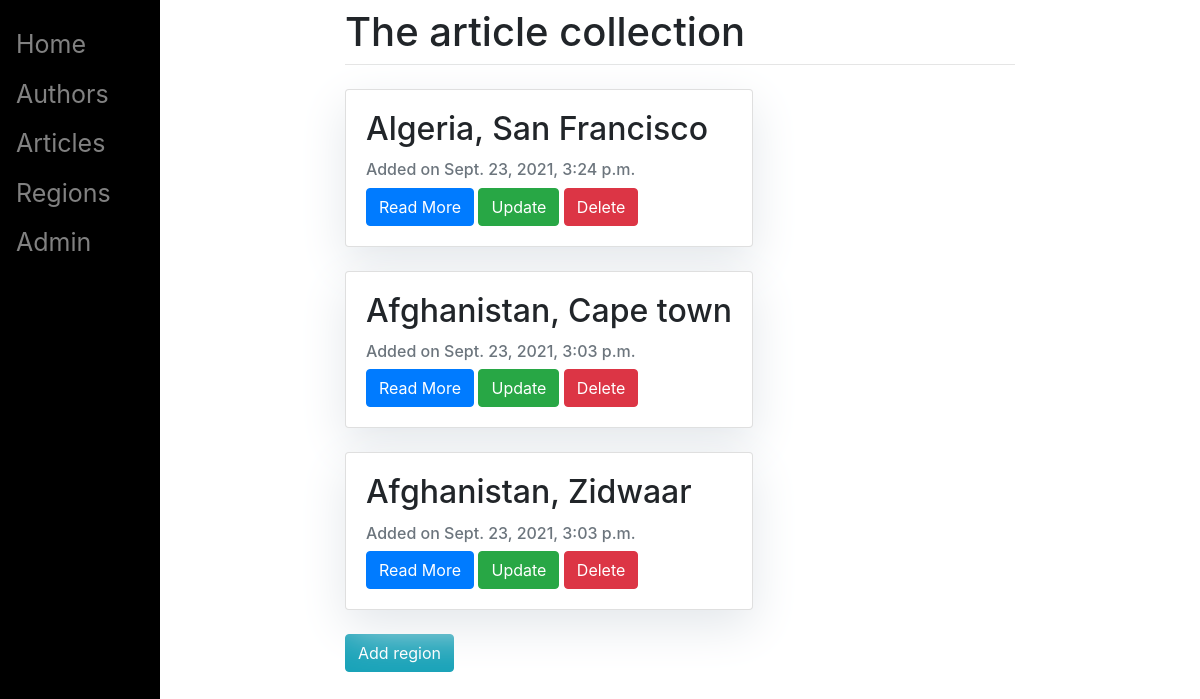
Before: /regions/ with the older database file.
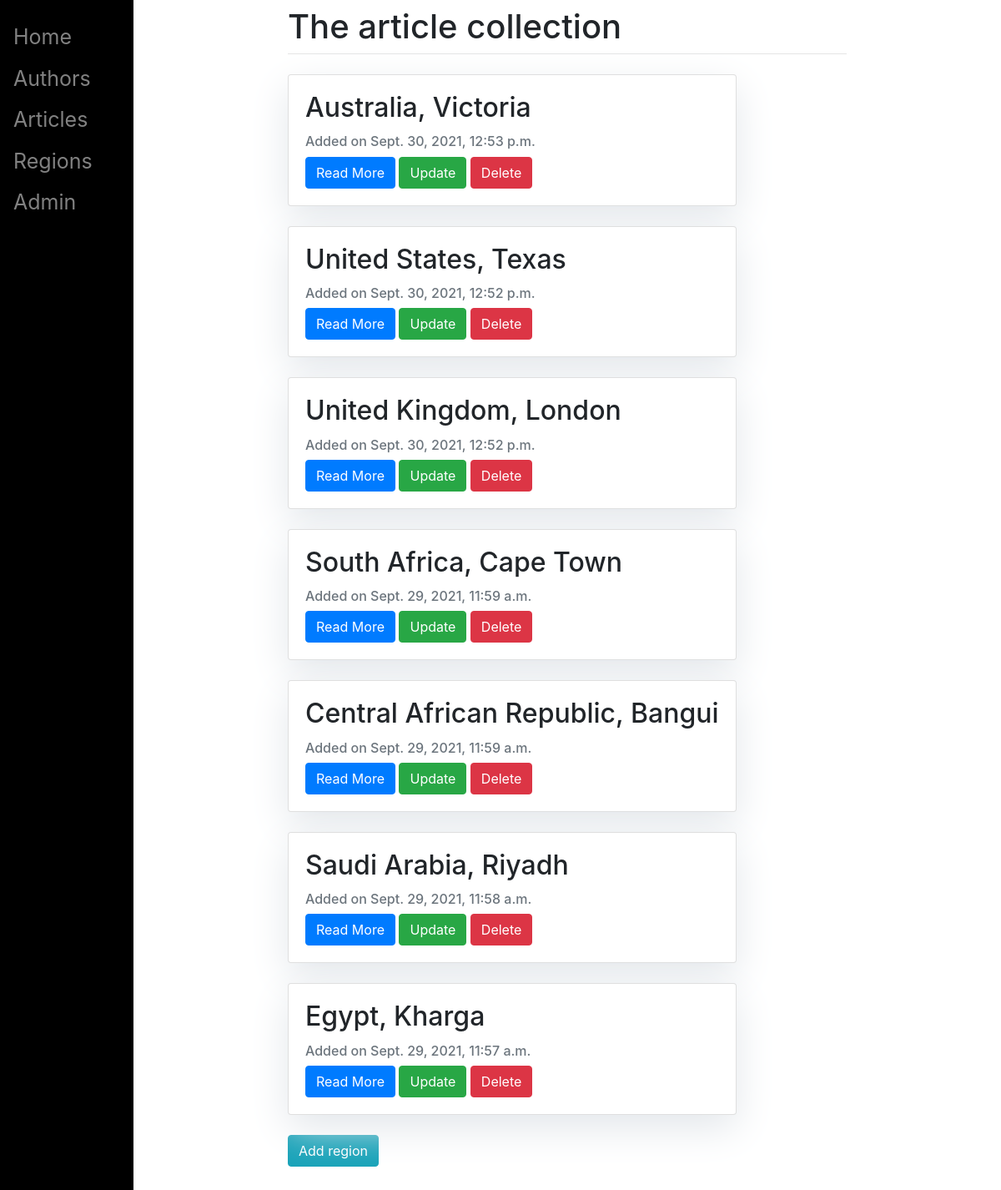
After: the same page with the newer database file.
### playground/models.py (models this page shows, shortened)
class Region(models.Model):
    country_options = sorted([(country.name,country.name) for country in countries])
    country = models.CharField(max_length= 200, choices = country_options)
    town = models.CharField(max_length=100)
    added = models.DateTimeField(auto_now_add = True)
    slug = models.SlugField(unique = True, null = False, blank = True)
    class Meta:
        ordering = ['-added']

### playground/views.py (the view)
# urls.py: path('regions/', views.RegionList.as_view(), name = "regions"),
class RegionList(generic.ListView):
    queryset = Region.objects.order_by('-added')
    template_name = 'region/region_list.html'

### playground/templates/region/region_list.html
{% extends "base.html" %}
{% block content %}
<div class="container">
    <div class = "row">
        <div class = "mt-0 mb-4">
            {% for region in region_list %}
                <div class = "card mt-0 mb-4">
                    <div class = "card-body">
                        <h2 class = "card-title">{{ region.country }}, {{ region.town }}</h2>
                        <p class="card-text text-muted h6">Added on {{ region.added }}</p>
                        <a href="{% url 'region_detail' region.slug  %}" class="btn btn-primary">Read More</a>
                        <a href = "{% url 'region_update' region.slug %}", name = "update", class = "btn btn-success">Update</a>
                        <a href = "{% url 'region_delete' region.slug %}", name = "delete", class = "btn btn-danger">Delete</a>
                    </div>
                </div>
            {% endfor %}
            <div class="mt-0 mb-4">
                <a href = "{% url 'region_create' %}", name = "create", class="btn btn-info">Add region</a>
            </div>
        </div>
    </div>
</div>
{% endblock %}

### playground/templates/base.html (shortened to what this page needs)
<!DOCTYPE html>
<html>
    <head>
        <link rel="stylesheet" href="https://stackpath.bootstrapcdn.com/bootstrap/4.3.1/css/bootstrap.min.css">
    </head>
    <body>
        <div class="sidenav" >
            <a href = "/home">Home</a>
            <a href = "/authors">Authors</a>
            <a href = "/articles">Articles</a>
            <a href = "/regions">Regions</a>
            <a href = "/admin">Admin</a>
        </div>
        <div id="content", name = "content", class = "playground">
            <div class="row justify-content-center">
                <div class = "col-8">
                    <h1 class = "mt-2 justify-content-center">The article collection</h1>
                    <hr class = "mt-0 mb-4">
                    {% block content %}{% endblock %}
                </div>
            </div>
        </div>
    </body>
</html>

### playground/templates/base.html (style rules this page uses)
.sidenav { height:100%; width:160px; position: fixed; z-index: 1; top:0; left:0; background-color:black; overflow-x: hidden; padding-top:20px; }
.sidenav a { padding: 6px 8px 6px 16px; text-decoration: none; font-size: 25px; color : #818181; display: block; }
.playground { margin-left: 160px; padding: 0px 10px; }
body { font-family: "Roboto", sans-serif; font-size: 18px; background-color: #fdfdfd; }
.card { box-shadow: 0 16px 48px #E3E7EB; }

Changed rows visible on the page:
removed Region: country "Algeria", town "San Francisco", added "Sept. 23, 2021, 3:24 p.m."
removed Region: country "Afghanistan", town "Cape town", added "Sept. 23, 2021, 3:03 p.m."
removed Region: country "Afghanistan", town "Zidwaar", added "Sept. 23, 2021, 3:03 p.m."
added Region: country "Australia", town "Victoria", added "Sept. 30, 2021, 12:53 p.m."
added Region: country "United States", town "Texas", added "Sept. 30, 2021, 12:52 p.m."
added Region: country "United Kingdom", town "London", added "Sept. 30, 2021, 12:52 p.m."
added Region: country "South Africa", town "Cape Town", added "Sept. 29, 2021, 11:59 a.m."
added Region: country "Central African Republic", town "Bangui", added "Sept. 29, 2021, 11:59 a.m."
added Region: country "Saudi Arabia", town "Riyadh", added "Sept. 29, 2021, 11:58 a.m."
added Region: country "Egypt", town "Kharga", added "Sept. 29, 2021, 11:57 a.m."
